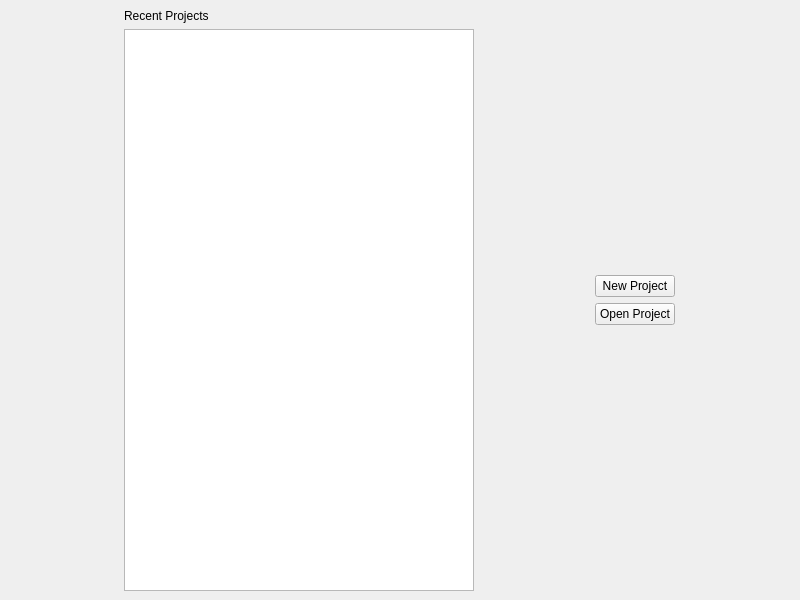
<?xml version="1.0" encoding="UTF-8"?>
<ui version="4.0">
 <class>MainWindow</class>
 <widget class="QMainWindow" name="MainWindow">
  <property name="geometry">
   <rect>
    <x>0</x>
    <y>0</y>
    <width>800</width>
    <height>600</height>
   </rect>
  </property>
  <property name="minimumSize">
   <size>
    <width>500</width>
    <height>300</height>
   </size>
  </property>
  <property name="windowTitle">
   <string>MainWindow</string>
  </property>
  <widget class="QWidget" name="centralwidget">
   <layout class="QHBoxLayout" name="horizontalLayout">
    <item>
     <layout class="QVBoxLayout" name="verticalLayout">
      <item>
       <widget class="QLabel" name="label">
        <property name="minimumSize">
         <size>
          <width>200</width>
          <height>0</height>
         </size>
        </property>
        <property name="text">
         <string>Recent Projects</string>
        </property>
       </widget>
      </item>
      <item>
       <widget class="QListView" name="listView">
        <property name="sizePolicy">
         <sizepolicy hsizetype="Preferred" vsizetype="Expanding">
          <horstretch>0</horstretch>
          <verstretch>0</verstretch>
         </sizepolicy>
        </property>
        <property name="maximumSize">
         <size>
          <width>350</width>
          <height>16777215</height>
         </size>
        </property>
       </widget>
      </item>
     </layout>
    </item>
    <item>
     <layout class="QVBoxLayout" name="verticalLayout_3">
      <item>
       <spacer name="verticalSpacer_2">
        <property name="orientation">
         <enum>Qt::Orientation::Vertical</enum>
        </property>
        <property name="sizeHint" stdset="0">
         <size>
          <width>20</width>
          <height>40</height>
         </size>
        </property>
       </spacer>
      </item>
      <item>
       <widget class="QPushButton" name="pushButton">
        <property name="sizePolicy">
         <sizepolicy hsizetype="Maximum" vsizetype="Fixed">
          <horstretch>0</horstretch>
          <verstretch>0</verstretch>
         </sizepolicy>
        </property>
        <property name="text">
         <string>New Project</string>
        </property>
       </widget>
      </item>
      <item>
       <widget class="QPushButton" name="pushButton_2">
        <property name="sizePolicy">
         <sizepolicy hsizetype="Maximum" vsizetype="Fixed">
          <horstretch>0</horstretch>
          <verstretch>0</verstretch>
         </sizepolicy>
        </property>
        <property name="text">
         <string>Open Project</string>
        </property>
       </widget>
      </item>
      <item>
       <spacer name="verticalSpacer">
        <property name="orientation">
         <enum>Qt::Orientation::Vertical</enum>
        </property>
        <property name="sizeHint" stdset="0">
         <size>
          <width>20</width>
          <height>40</height>
         </size>
        </property>
       </spacer>
      </item>
     </layout>
    </item>
   </layout>
  </widget>
 </widget>
 <resources/>
 <connections/>
</ui>
